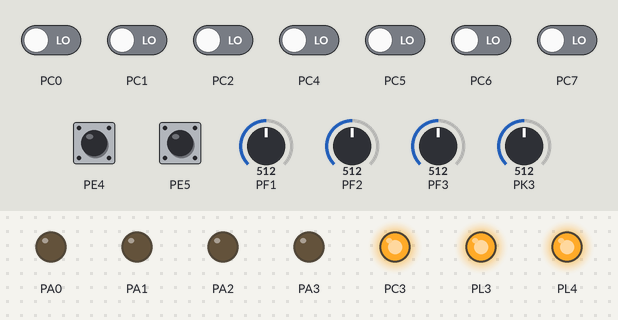
Bench run of a program on a simulated ATmega2560, built with avr-gcc and emulated at 14.7456 MHz. Parts: output pins drawn as LEDs (lit = HIGH). The test bench sets the inputs (shaded band); at power-on: PE4, PE5 HIGH, PC0–2, PC4–7 LOW, PF1 = 512, PF2 = 512, PF3 = 512, PK3 = 512. What the program prints to the serial monitor is not drawn.

Above: at 0.1 s.
At 13.4 s:
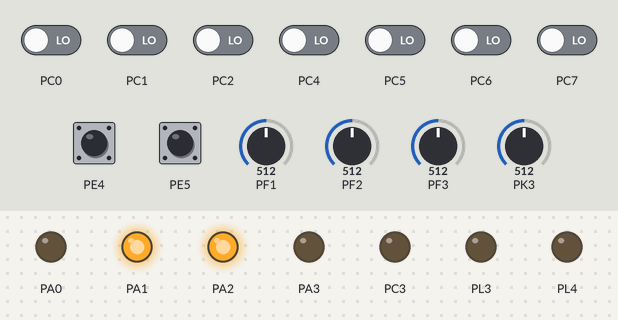
13.5 s: PF1 set to 720
16.5 s: PF2 set to 720
Timing chart, 0 to 19.5 s (numbered marks = the images above; inputs shaded):
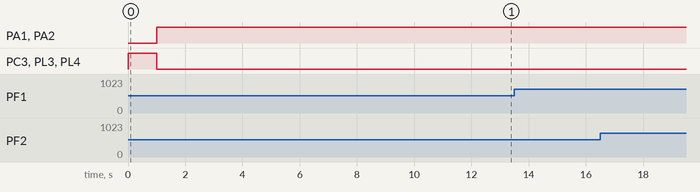

Measured:
- after the input at 13.5 s, every drawn part: stays the same
- after the input at 16.5 s, every drawn part: stays the same

The program:

13C_Serial_Communication_ZigBee_wireless.c
```c
/************************************************************************************
Written by: Vinod Desai,Sachitanand Malewar NEX Robotics Pvt. Ltd.
Edited by: e-Yantra team
AVR Studio Version 6

Date: 19th October 2012

 Application example: Robot control over serial port via XBee wireless communication module
 					  (located on the ATMEGA260 microcontroller adaptor board)

 Concepts covered:  serial communication

 Serial Port used: UART0

 There are two components to the motion control:
 1. Direction control using pins PORTA0 to PORTA3
 2. Velocity control by PWM on pins PL3 and PL4 using OC5A and OC5B.

 In this experiment for the simplicity PL3 and PL4 are kept at logic 1.

 Pins for PWM are kept at logic 1.

 Connection Details:

  Motion control:		L-1---->PA0;		L-2---->PA1;
   						R-1---->PA2;		R-2---->PA3;
   						PL3 (OC5A) ----> Logic 1; 	PL4 (OC5B) ----> Logic 1;


  Serial Communication:	PORTD 2 --> RXD1 UART1 receive for RS232 serial communication
						PORTD 3 --> TXD1 UART1 transmit for RS232 serial communication

						PORTH 0 --> RXD2 UART 2 receive for USB - RS232 communication
						PORTH 1 --> TXD2 UART 2 transmit for USB - RS232 communication

						PORTE 0 --> RXD0 UART0 receive for ZigBee wireless communication
						PORTE 1 --> TXD0 UART0 transmit for ZigBee wireless communication

						PORTJ 0 --> RXD3 UART3 receive available on microcontroller expansion socket
						PORTJ 1 --> TXD3 UART3 transmit available on microcontroller expansion socket

Serial communication baud rate: 9600bps
To control robot use number pad of the keyboard which is located on the right hand side of the keyboard.
Make sure that NUM lock is on.

Commands:
			Keyboard Key   ASCII value	Action
				8				0x38	Forward
				2				0x32	Backward
				4				0x34	Left
				6				0x36	Right
				5				0x35	Stop
				7				0x37	Buzzer on
				9				0x39	Buzzer off

 Note:

 1. Make sure that in the configuration options following settings are
 	done for proper operation of the code

 	Microcontroller: atmega2560
 	Frequency: 14745600
 	Optimization: -O0 (For more information read section: Selecting proper optimization
 						options below figure 2.22 in the Software Manual)

 2. Difference between the codes for RS232 serial, USB and wireless communication is only in the serial port number.
 	Rest of the things are the same.

 3. For USB communication check the Jumper 1 position on the ATMEGA2560 microcontroller adaptor board

 4. Auxiliary power can supply current up to 1 Ampere while Battery can supply current up to
 	2 Ampere. When both motors of the robot changes direction suddenly without stopping,
	it produces large current surge. When robot is powered by Auxiliary power which can supply
	only 1 Ampere of current, sudden direction change in both the motors will cause current
	surge which can reset the microcontroller because of sudden fall in voltage.
	It is a good practice to stop the motors for at least 0.5seconds before changing
	the direction. This will also increase the useable time of the fully charged battery.
	the life of the motor.

*********************************************************************************/

/********************************************************************************

   Copyright (c) 2010, NEX Robotics Pvt. Ltd.                       -*- c -*-
   All rights reserved.

   Redistribution and use in source and binary forms, with or without
   modification, are permitted provided that the following conditions are met:

   * Redistributions of source code must retain the above copyright
     notice, this list of conditions and the following disclaimer.

   * Redistributions in binary form must reproduce the above copyright
     notice, this list of conditions and the following disclaimer in
     the documentation and/or other materials provided with the
     distribution.

   * Neither the name of the copyright holders nor the names of
     contributors may be used to endorse or promote products derived
     from this software without specific prior written permission.

   * Source code can be used for academic purpose.
	 For commercial use permission form the author needs to be taken.

  THIS SOFTWARE IS PROVIDED BY THE COPYRIGHT HOLDERS AND CONTRIBUTORS "AS IS"
  AND ANY EXPRESS OR IMPLIED WARRANTIES, INCLUDING, BUT NOT LIMITED TO, THE
  IMPLIED WARRANTIES OF MERCHANTABILITY AND FITNESS FOR A PARTICULAR PURPOSE
  ARE DISCLAIMED. IN NO EVENT SHALL THE COPYRIGHT OWNER OR CONTRIBUTORS BE
  LIABLE FOR ANY DIRECT, INDIRECT, INCIDENTAL, SPECIAL, EXEMPLARY, OR
  CONSEQUENTIAL DAMAGES (INCLUDING, BUT NOT LIMITED TO, PROCUREMENT OF
  SUBSTITUTE GOODS OR SERVICES; LOSS OF USE, DATA, OR PROFITS; OR BUSINESS
  INTERRUPTION) HOWEVER CAUSED AND ON ANY THEORY OF LIABILITY, WHETHER IN
  CONTRACT, STRICT LIABILITY, OR TORT (INCLUDING NEGLIGENCE OR OTHERWISE)
  ARISING IN ANY WAY OUT OF THE USE OF THIS SOFTWARE, EVEN IF ADVISED OF THE
  POSSIBILITY OF SUCH DAMAGE.

  Software released under Creative Commence cc by-nc-sa licence.
  For legal information refer to:
  http://creativecommons.org/licenses/by-nc-sa/3.0/legalcode

********************************************************************************/

#define F_CPU 14745600
#include<avr/io.h>
#include<avr/interrupt.h>
#include<util/delay.h>

unsigned char ADC_Conversion(unsigned char);
unsigned char ADC_Value;

unsigned char data; //to store received data from UDR1
unsigned char Front_Sharp_Sensor=0;
unsigned char Left_white_line = 0;
unsigned char Center_white_line = 0;
unsigned char Right_white_line = 0;
volatile unsigned long int ShaftCountLeft = 0; //to keep track of left position encoder
volatile unsigned long int ShaftCountRight = 0; //to keep track of right position encoder
int FlagData = 0;
int i_buffer = 0;
unsigned char buffer[2];
unsigned char buffer_1[2];

void buzzer_pin_config (void)
{
 DDRC = DDRC | 0x08;		//Setting PORTC 3 as outpt
 PORTC = PORTC & 0xF7;		//Setting PORTC 3 logic low to turnoff buzzer

}

void motion_pin_config (void)
{
 DDRA = DDRA | 0x0F;
 PORTA = PORTA & 0xF0;
 DDRL = DDRL | 0x18;   //Setting PL3 and PL4 pins as output for PWM generation
 PORTL = PORTL | 0x18; //PL3 and PL4 pins are for velocity control using PWM.
}

void left_encoder_pin_config (void)
{
	DDRE  = DDRE & 0xEF;  //Set the direction of the PORTE 4 pin as input
	PORTE = PORTE | 0x10; //Enable internal pull-up for PORTE 4 pin
}

//Function to configure INT5 (PORTE 5) pin as input for the right position encoder
void right_encoder_pin_config (void)
{
	DDRE  = DDRE & 0xDF;  //Set the direction of the PORTE 4 pin as input
	PORTE = PORTE | 0x20; //Enable internal pull-up for PORTE 4 pin
}

//Function to initialize ports
void port_init()
{
	motion_pin_config();
	buzzer_pin_config();
	left_encoder_pin_config(); //left encoder pin config
	right_encoder_pin_config(); //right encoder pin config
}

void left_position_encoder_interrupt_init (void) //Interrupt 4 enable
{
	cli(); //Clears the global interrupt
	EICRB = EICRB | 0x02; // INT4 is set to trigger with falling edge
	EIMSK = EIMSK | 0x10; // Enable Interrupt INT4 for left position encoder
	sei();   // Enables the global interrupt
}

void right_position_encoder_interrupt_init (void) //Interrupt 5 enable
{
	cli(); //Clears the global interrupt
	EICRB = EICRB | 0x08; // INT5 is set to trigger with falling edge
	EIMSK = EIMSK | 0x20; // Enable Interrupt INT5 for right position encoder
	sei();   // Enables the global interrupt
}

//ISR for right position encoder
ISR(INT5_vect)
{
	ShaftCountRight++;  //increment right shaft position count
}


//ISR for left position encoder
ISR(INT4_vect)
{
	ShaftCountLeft++;  //increment left shaft position count
}


void buzzer_on (void)
{
 unsigned char port_restore = 0;
 port_restore = PINC;
 port_restore = port_restore | 0x08;
 PORTC = port_restore;
}

void buzzer_off (void)
{
 unsigned char port_restore = 0;
 port_restore = PINC;
 port_restore = port_restore & 0xF7;
 PORTC = port_restore;
}

//Function To Initialize UART0
// desired baud rate:9600
// actual baud rate:9600 (error 0.0%)
// char size: 8 bit
// parity: Disabled
void uart0_init(void)
{
 UCSR0B = 0x00; //disable while setting baud rate
 UCSR0A = 0x00;
 UCSR0C = 0x06;
// UBRR0L = 0x47; //11059200 Hz
 UBRR0L = 0x5F; // 14745600 Hzset baud rate lo
 UBRR0H = 0x00; //set baud rate hi
 UCSR0B = 0x98;
}

void adc_init()
{
	ADCSRA = 0x00;
	ADCSRB = 0x00;		//MUX5 = 0
	ADMUX = 0x20;		//Vref=5V external --- ADLAR=1 --- MUX4:0 = 0000
	ACSR = 0x80;
	ADCSRA = 0x86;		//ADEN=1 --- ADIE=1 --- ADPS2:0 = 1 1 0
}

//Function For ADC Conversion
unsigned char ADC_Conversion(unsigned char Ch)
{
	unsigned char a;
	if(Ch>7)
	{
		ADCSRB = 0x08;
	}
	Ch = Ch & 0x07;
	ADMUX= 0x20| Ch;
	ADCSRA = ADCSRA | 0x40;		//Set start conversion bit
	while((ADCSRA&0x10)==0);	//Wait for conversion to complete
	a=ADCH;
	ADCSRA = ADCSRA|0x10; //clear ADIF (ADC Interrupt Flag) by writing 1 to it
	ADCSRB = 0x00;
	return a;
}


// Timer 5 initialized in PWM mode for velocity control
// Prescale:256
// PWM 8bit fast, TOP=0x00FF
// Timer Frequency:225.000Hz
void timer5_init()
{
	TCCR5B = 0x00;	//Stop
	TCNT5H = 0xFF;	//Counter higher 8-bit value to which OCR5xH value is compared with
	TCNT5L = 0x01;	//Counter lower 8-bit value to which OCR5xH value is compared with
	OCR5AH = 0x00;	//Output compare register high value for Left Motor
	OCR5AL = 0xFF;	//Output compare register low value for Left Motor
	OCR5BH = 0x00;	//Output compare register high value for Right Motor
	OCR5BL = 0xFF;	//Output compare register low value for Right Motor
	OCR5CH = 0x00;	//Output compare register high value for Motor C1
	OCR5CL = 0xFF;	//Output compare register low value for Motor C1
	TCCR5A = 0xA9;	/*{COM5A1=1, COM5A0=0; COM5B1=1, COM5B0=0; COM5C1=1 COM5C0=0}
 					  For Overriding normal port functionality to OCRnA outputs.
				  	  {WGM51=0, WGM50=1} Along With WGM52 in TCCR5B for Selecting FAST PWM 8-bit Mode*/

	TCCR5B = 0x0B;	//WGM12=1; CS12=0, CS11=1, CS10=1 (Prescaler=64)
}

// Function for robot velocity control
void velocity (unsigned char left_motor, unsigned char right_motor)
{
	OCR5AL = (unsigned char)left_motor;
	OCR5BL = (unsigned char)right_motor;
}


SIGNAL(SIG_USART0_RECV) 		// ISR for receive complete interrupt
{
	data = UDR0; 				//making copy of data from UDR0 in 'data' variable

	//UDR0 = data; 				//echo data back to PC

	if (FlagData > 0)
	{
		FlagData--;
		if (FlagData==0)
		{
			velocity(((int)buffer[i_buffer]),((int)buffer[i_buffer]));
			//velocity((int)buffer_1[0],(int)buffer_1[1]);
		}
	}
	else
	{
		if (buffer[i_buffer] == 't' && buffer[(i_buffer+1)%2] == 's')

		{

			FlagData = 2;
			buzzer_on();
			_delay_ms(100);
			buzzer_off();
		}

	}


	i_buffer = (i_buffer+1)%2;

}

void uart_tx (char data)

{

	while(!(UCSR0A & 0x20)); //waiting to transmit
	UDR0 = data;

}


//Function To Initialize all The Devices
void init_devices()
{
 cli(); //Clears the global interrupts
 port_init();  //Initializes all the ports
 uart0_init(); //Initailize UART1 for serial communiaction
 left_position_encoder_interrupt_init();
 right_position_encoder_interrupt_init();
 adc_init();
 timer5_init();
 sei();   //Enables the global interrupts
}

void sent_int(int count)
{
	volatile char d;
	while (count > 0)
	{
		d = (count%10) + '0';
		uart_tx(d);
		count /=10;

	}
	uart_tx(',');
}

void motion_set (unsigned char Direction)
{
	unsigned char PortARestore = 0;

	Direction &= 0x0F; 		// removing upper nibbel for the protection
	PortARestore = PORTA; 		// reading the PORTA original status
	PortARestore &= 0xF0; 		// making lower direction nibbel to 0
	PortARestore |= Direction; // adding lower nibbel for forward command and restoring the PORTA status
	PORTA = PortARestore; 		// executing the command
}

void forward (void) //both wheels forward
{
	motion_set(0x06);
}

void back (void) //both wheels backward
{
	motion_set(0x09);
}

void left (void) //Left wheel backward, Right wheel forward
{
	motion_set(0x05);
}

void right (void) //Left wheel forward, Right wheel backward
{
	motion_set(0x0A);
}

void soft_left (void) //Left wheel stationary, Right wheel forward
{
	motion_set(0x04);
}

void soft_right (void) //Left wheel forward, Right wheel is stationary
{
	motion_set(0x02);
}

void soft_left_2 (void) //Left wheel backward, right wheel stationary
{
	motion_set(0x01);
}

void soft_right_2 (void) //Left wheel stationary, Right wheel backward
{
	motion_set(0x08);
}

void stop (void)
{
	motion_set(0x00);
}

//Main Function
int main(void)
{
	init_devices();
	buzzer_on();
	_delay_ms(1000);
	buzzer_off();
	forward();
	velocity(0,0);
	int i;
	while(1)
	{
		uart_tx(ADC_Conversion(3));	//Getting data of Left WL Sensor
		uart_tx(ADC_Conversion(2));	//Getting data of Center WL Sensor
		uart_tx(ADC_Conversion(1));	//Getting data of Right WL Sensor
		uart_tx(ADC_Conversion(11));
		sent_int(ShaftCountRight);
		sent_int(ShaftCountLeft);
		_delay_ms(1000);
	}
}
```
